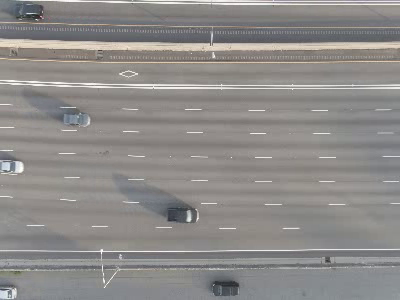
#> input picture frame 8 of dataset_mini/Trafic2.avi, 400 x 300 px
$ jupyter execute 'Segmentation des objets à diferrentes vitesse.ipynb'
#> lines starting #> are read from the running program, lines starting #| are printed output that depends on the picture; after the words box and inside, x2 and y2 are one past the last pixel; in counts of white or black regions, pixels touching at a corner belong together
# 2. Segmentation

## 2.2. Segmentation des objets à différentes vitesses

### 2.2.1. Avec le seuillage

[cell 1]
import numpy as np
import cv2 as cv
import matplotlib.pyplot as plt

#cap = cv.VideoCapture(cv.samples.findFile("PETS09-S2L1-raw.mp4"))
cap = cv.VideoCapture(cv.samples.findFile("dataset_mini/Trafic2.avi"))

ret, frame1 = cap.read()
#> frame1 is the input picture: shape (300, 400, 3); mean B, G, R 137.3, 139.2, 141.7
shape = (frame1.shape[1], frame1.shape[0])
#> shape = (400, 300)
prvs = cv.cvtColor(frame1, cv.COLOR_BGR2GRAY)
lab = np.zeros_like(frame1)

seuil_1 = 70
seuil_2 = 150
kernel = np.ones((11,11),np.uint8) # Noyau

fourcc = cv.VideoWriter_fourcc(*'XVID')
name_result = 'differentes_vitesses_70_150_11'
out = cv.VideoWriter(name_result+'.avi', fourcc, 9.0, (shape[0] * 2, shape[1] * 2))

i = 0

while(1):
    ret, frame2 = cap.read()
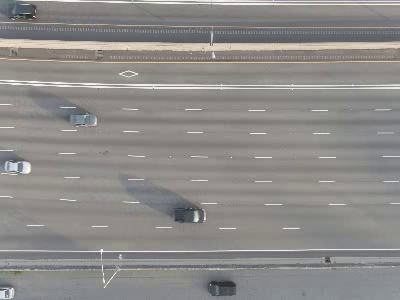
#> input picture frame 9 of dataset_mini/Trafic2.avi, 400 x 300 px
#> frame2 is the input picture: shape (300, 400, 3); mean B, G, R 137.3, 139.1, 141.6
    if ret == False:
        break
    next = cv.cvtColor(frame2, cv.COLOR_BGR2GRAY)
    flow = cv.calcOpticalFlowFarneback(prvs, next, None, 0.5, 3, 10, 5, 7, 1.5, 0)
    mag, ang = cv.cartToPolar(flow[...,0], flow[...,1])
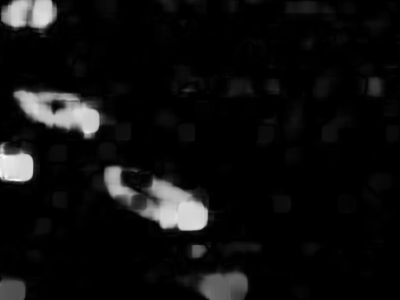
#> mag: shape (300, 400) float32; min 1.56e-10, max 8.68, mean 0.522; drawn with min black and max white
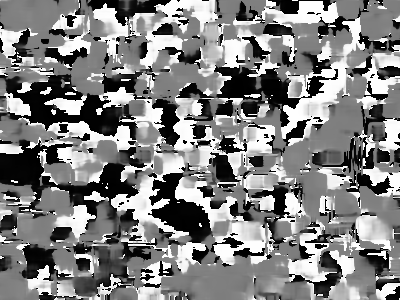
#> ang: shape (300, 400) float32; min 4.16e-06, max 6.28, mean 3.17; drawn with min black and max white
    mag_img = cv.normalize(mag, None, 0, 255, cv.NORM_MINMAX)

    lab[...,0] = 0
    lab[...,1] = 128
    lab[...,2] = 128

    ret, lab[...,0] = cv.threshold(mag_img, seuil_2, 255,cv.THRESH_BINARY)
#> ret = 150
    ret, lab[...,1] = cv.threshold(mag_img,seuil_2,255,cv.THRESH_BINARY)
    lab[...,1]  = np.array([128 if value==0 else value for value in lab[...,1].reshape(shape[0]*shape[1])]).reshape(shape[1], shape[0])
    ret, lab[...,0] = cv.threshold(mag_img,seuil_1,255,cv.THRESH_BINARY)
#> ret = 70
#> lab: shape (300, 400, 3); mean of channels 0, 1, 2 19.5, 133.8, 128
    ret, lab[...,2] = cv.threshold(mag_img,seuil_1,255,cv.THRESH_BINARY)
    lab[...,2]  = np.array([128 if value==0 else value for value in lab[...,2].reshape(shape[0]*shape[1])]).reshape(shape[1], shape[0])

    bgr = cv.cvtColor(lab, cv.COLOR_LAB2BGR)

    opening_1 = cv.morphologyEx(lab[...,1], cv.MORPH_OPEN, kernel) # Ouverture
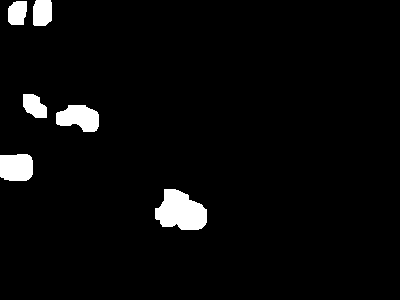
#> opening_1: shape (300, 400); values 128 (black) and 255 (white), 3.7% white; 6 white regions, box (x1, y1, x2, y2) and area: (155, 189, 207, 230) 1530, (56, 105, 99, 132) 848, (0, 154, 33, 181) 826, (33, 0, 52, 26) 461, (23, 94, 47, 118) 424, (8, 1, 27, 25) 395
    closing_1 = cv.morphologyEx(opening_1, cv.MORPH_CLOSE, kernel) # Fermerture
#> closing_1: shape (300, 400); values 128 (black) and 255 (white), 4% white; 4 white regions, box (x1, y1, x2, y2) and area: (155, 189, 207, 230) 1539, (23, 94, 99, 132) 1340, (8, 0, 52, 26) 1073, (0, 154, 33, 181) 835

    opening_2 = cv.morphologyEx(lab[...,2], cv.MORPH_OPEN, kernel) # Ouverture
#> opening_2: shape (300, 400); values 128 (black) and 255 (white), 7.1% white; 7 white regions, largest, box (x1, y1, x2, y2) and area: (146, 180, 208, 231) 2203, (20, 92, 100, 134) 2136, (2, 0, 56, 28) 1319
    closing_2 = cv.morphologyEx(opening_2, cv.MORPH_CLOSE, kernel) # Fermerture
#> closing_2: shape (300, 400); values 128 (black) and 255 (white), 7.2% white; 7 white regions, largest, box (x1, y1, x2, y2) and area: (146, 180, 208, 231) 2245, (20, 92, 100, 134) 2173, (0, 0, 56, 28) 1398

    # Segmentation de l'image originale
    frame2_seg = cv.cvtColor(frame2, cv.COLOR_BGR2RGB)
    frame2_seg[...,0] = np.array([255 if value==255 else frame2_seg[...,0].reshape(shape[0]*shape[1])[index] for index, value in enumerate(closing_1.reshape(shape[0]*shape[1]))]).reshape(shape[1], shape[0])
    frame2_seg[...,2] = np.array([255 if value==255 and frame2_seg[...,0].reshape(shape[0]*shape[1])[index] != 255 else frame2_seg[...,2].reshape(shape[0]*shape[1])[index] for index, value in enumerate(closing_2.reshape(shape[0]*shape[1]))]).reshape(shape[1], shape[0])
    frame2_seg = cv.cvtColor(frame2_seg, cv.COLOR_RGB2BGR)

    # Masque
    masque = closing_1 + closing_2
    masque = cv.cvtColor(masque, cv.COLOR_GRAY2BGR)
#> masque: shape (300, 400, 3)

    height, width, _ = np.array(frame2).shape
#> height = 300; width = 400

    final_1 = np.concatenate((frame2, bgr), axis=1)
    final_2 = np.concatenate((frame2_seg, masque), axis=1)
    final = np.concatenate((final_1, final_2), axis=0)
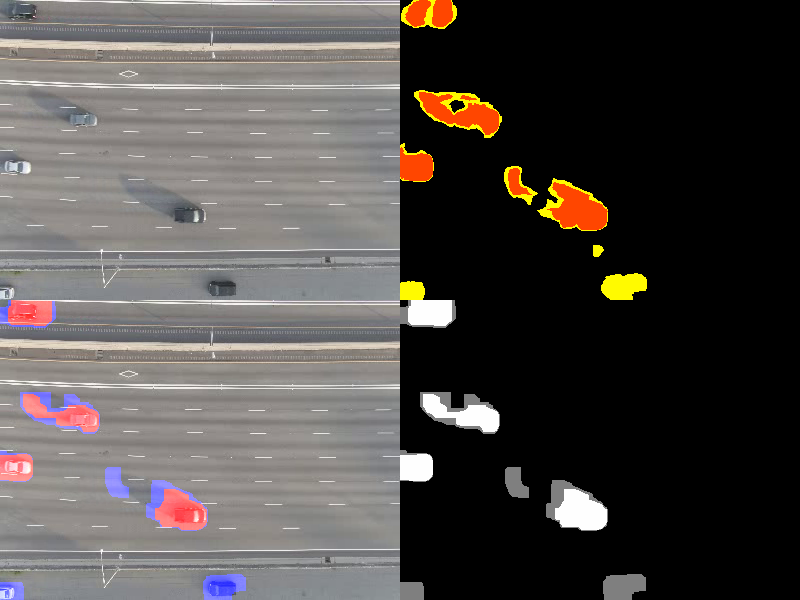
#> final: shape (600, 800, 3); mean B, G, R 73.2, 75.9, 80.5

    cv.imshow('frame2',final)
    out.write(final)

    # Hit 'q' on the keyboard to quit!
    if cv.waitKey(1) & 0xFF == ord('q'):
#> (key q is pressed here)
        break
    #elif k == ord('s'):
        #cv.imwrite('opticalfb.png',frame2)
        #cv.imwrite('opticalhsv.png',bgr)
    if i == 7:
        cv.imwrite(name_result+'.png', final)
    i += 1

    prvs = next

# Release handle to the webcam
cap.release()
out.release()
cv.destroyAllWindows()

### 2.2.1. Avec Kmeans

[cell 2]
import numpy as np
import cv2 as cv
import matplotlib.pyplot as plt
from sklearn.cluster import KMeans

#cap = cv.VideoCapture(cv.samples.findFile("PETS09-S2L1-raw.mp4"))
cap = cv.VideoCapture(cv.samples.findFile("dataset_mini/Trafic2.avi"))

ret, frame1 = cap.read()
shape = (frame1.shape[1], frame1.shape[0])
prvs = cv.cvtColor(frame1, cv.COLOR_BGR2GRAY)
lab = np.zeros_like(frame1)

K = 3
kernel = np.ones((11,11),np.uint8) # Noyau

fourcc = cv.VideoWriter_fourcc(*'XVID')
name_result = 'differentes_vitesses_3_11'
out = cv.VideoWriter(name_result+'.avi', fourcc, 9.0, (shape[0] * 2, shape[1] * 2))

z = 0

while(1):
    ret, frame2 = cap.read()
    if ret == False:
        break
    next = cv.cvtColor(frame2, cv.COLOR_BGR2GRAY)
    flow = cv.calcOpticalFlowFarneback(prvs, next, None, 0.5, 3, 10, 5, 7, 1.5, 0)
    mag, ang = cv.cartToPolar(flow[...,0], flow[...,1])
    mag_img = cv.normalize(mag, None, 0, 255, cv.NORM_MINMAX)

    attempts=20
    criteria = (cv.TERM_CRITERIA_EPS + cv.TERM_CRITERIA_MAX_ITER, 10, 1.0)
    vectorized = np.float32(mag_img.reshape(-1, 1))
    ret, label, center=cv.kmeans(vectorized, K, None, criteria, attempts, cv.KMEANS_PP_CENTERS)
#> ret = 9750201.9; center = [2.93, 190.3, 85.89]
    center_1 = np.uint8(center)
#> center_1 = [2, 190, 85]
    center_2 = np.uint8(center)
#> center_2 = [2, 190, 85]

    lab[...,0] = 0
    lab[...,1] = 128
    lab[...,2] = 128

    # Objets très rapide
    maximum = center_1.max()
#> maximum = 190
    for i, v in enumerate(center_1):
        if v == [maximum]:
            center_1[i] = 255
            center_2[i] = 0
        else:
            center_1[i] = 0
#> this loop made 3 passes
#> v on passes 1 to 3: [2], [190], [85]
#> after the loop, center_1 = [0, 255, 0]; center_2 = [2, 0, 85]

    # Objets moyennement rapide
    maximum = center_2.max()
#> maximum = 85
    for i, v in enumerate(center_2):
        if v == [maximum]:
            center_2[i] = 255
        else:
            if center_1[i] == 255:
                center_2[i] = 255
            else:
                center_2[i] = 0
#> this loop made 3 passes
#> v on passes 1 to 3: [2], [0], [85]
#> after the loop, center_2 = [0, 255, 255]


    res_1 = center_1[label.flatten()]
    lab[...,1] = res_1.reshape((mag_img.shape))
    lab[...,0] = res_1.reshape((mag_img.shape))
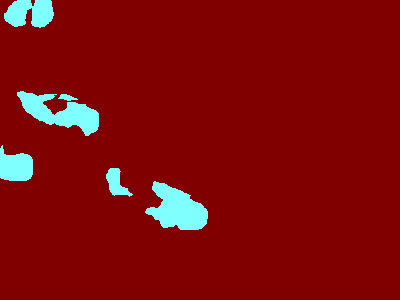
#> lab: shape (300, 400, 3); mean of channels 0, 1, 2 12.6, 12.6, 128; drawn as B, G, R
    lab[...,1]  = np.array([128 if value==0 else value for value in lab[...,1].reshape(shape[0]*shape[1])]).reshape(shape[1], shape[0])

    res_2 = center_2[label.flatten()]
    lab[...,2] = res_2.reshape((mag_img.shape))
    lab[...,0] = res_2.reshape((mag_img.shape))
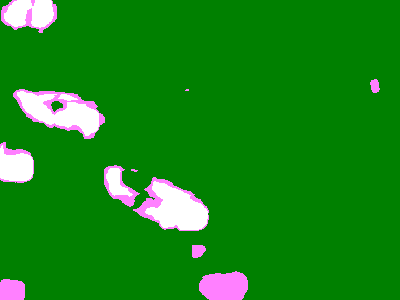
#> lab: shape (300, 400, 3); mean of channels 0, 1, 2 22.3, 134.3, 22.3; drawn as B, G, R
    lab[...,2]  = np.array([128 if value==0 else value for value in lab[...,2].reshape(shape[0]*shape[1])]).reshape(shape[1], shape[0])
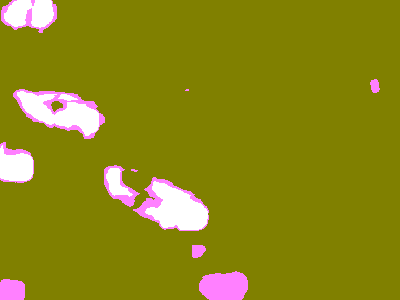
#> lab: shape (300, 400, 3); mean of channels 0, 1, 2 22.3, 134.3, 139.1; drawn as B, G, R

    bgr = cv.cvtColor(lab,cv.COLOR_LAB2BGR)

    opening_1 = cv.morphologyEx(lab[...,1], cv.MORPH_OPEN, kernel) # Ouverture
#> opening_1: shape (300, 400); values 128 (black) and 255 (white), 4.4% white; 7 white regions, largest, box (x1, y1, x2, y2) and area: (154, 184, 207, 230) 1722, (56, 103, 99, 132) 907, (0, 154, 33, 181) 839
    closing_1 = cv.morphologyEx(opening_1, cv.MORPH_CLOSE, kernel) # Fermerture
#> closing_1: shape (300, 400); values 128 (black) and 255 (white), 4.6% white; 5 white regions, box (x1, y1, x2, y2) and area: (154, 184, 207, 230) 1759, (22, 93, 99, 132) 1527, (7, 0, 53, 27) 1140, (0, 154, 33, 181) 854, (108, 169, 120, 190) 244

    opening_2 = cv.morphologyEx(lab[...,2], cv.MORPH_OPEN, kernel) # Ouverture
#> opening_2: shape (300, 400); values 128 (black) and 255 (white), 8.1% white; 7 white regions, largest, box (x1, y1, x2, y2) and area: (17, 90, 102, 137) 2493, (141, 179, 208, 231) 2452, (1, 0, 57, 28) 1392
    closing_2 = cv.morphologyEx(opening_2, cv.MORPH_CLOSE, kernel) # Fermerture
#> closing_2: shape (300, 400); values 128 (black) and 255 (white), 8.4% white; 6 white regions, box (x1, y1, x2, y2) and area: (104, 166, 208, 231) 3224, (17, 90, 102, 137) 2653, (0, 0, 57, 28) 1461, (200, 273, 247, 300) 1177, (0, 144, 34, 182) 1080, (0, 280, 25, 300) 487

    # Segmentation de l'image originale
    frame2_seg = cv.cvtColor(frame2, cv.COLOR_BGR2RGB)
    frame2_seg[...,0] = np.array([255 if value==255 else frame2_seg[...,0].reshape(shape[0]*shape[1])[index] for index, value in enumerate(closing_1.reshape(shape[0]*shape[1]))]).reshape(shape[1], shape[0])
    frame2_seg[...,2] = np.array([255 if value==255 and frame2_seg[...,0].reshape(shape[0]*shape[1])[index] != 255 else frame2_seg[...,2].reshape(shape[0]*shape[1])[index] for index, value in enumerate(closing_2.reshape(shape[0]*shape[1]))]).reshape(shape[1], shape[0])
    frame2_seg = cv.cvtColor(frame2_seg, cv.COLOR_RGB2BGR)

    # Masque
    masque = closing_1 + closing_2
#> masque: shape (300, 400)
    masque = cv.cvtColor(masque, cv.COLOR_GRAY2BGR)
#> masque: shape (300, 400, 3)

    height, width, _ = np.array(frame2).shape

    final_1 = np.concatenate((frame2, bgr), axis=1)
    final_2 = np.concatenate((frame2_seg, masque), axis=1)
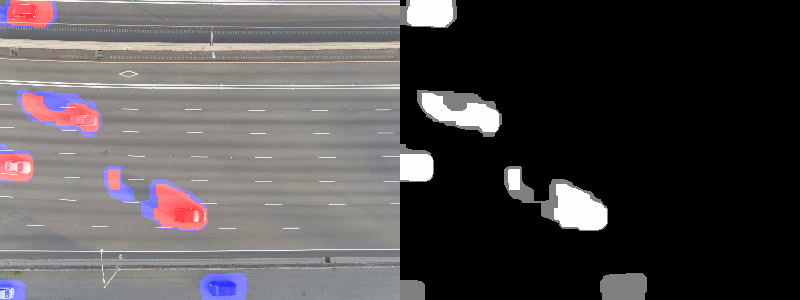
#> final_2: shape (300, 800, 3); mean B, G, R 79.2, 77.8, 82
    final = np.concatenate((final_1, final_2), axis=0)
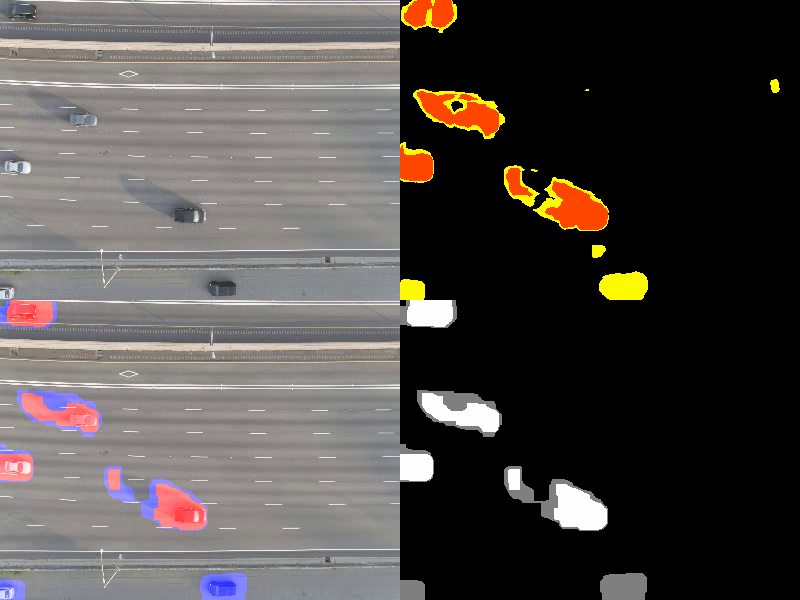
#> final: shape (600, 800, 3); mean B, G, R 73.9, 76.9, 82

    cv.imshow('frame2',final)
    out.write(final)

    # Hit 'q' on the keyboard to quit!
    if cv.waitKey(1) & 0xFF == ord('q'):
#> (key q is pressed here)
        break
    #elif k == ord('s'):
        #cv.imwrite('opticalfb.png',frame2)
        #cv.imwrite('opticalhsv.png',bgr)
    if z == 7:
        cv.imwrite(name_result+'.png', final)
    z += 1

    prvs = next

# Release handle to the webcam
cap.release()
out.release()
cv.destroyAllWindows()

$ run again, starting later in the video
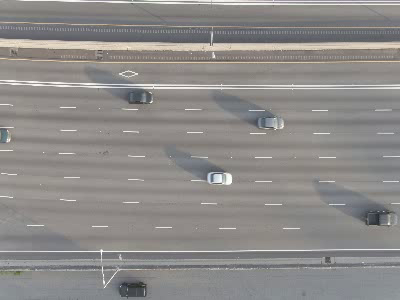
#> input picture frame 36 of dataset_mini/Trafic2.avi, 400 x 300 px
#> frame1 is the input picture: shape (300, 400, 3); mean B, G, R 137.1, 138.9, 141.4
#> `ret, lab[...,0] = cv.threshold(mag_img, seuil_2, 255,cv.THRESH_BINARY)`: ret = 150
#> `ret, lab[...,0] = cv.threshold(mag_img,seuil_1,255,cv.THRESH_BINARY)`: ret = 70
#> `opening_1 = cv.morphologyEx(lab[...,1], cv.MORPH_OPEN, kernel)`:
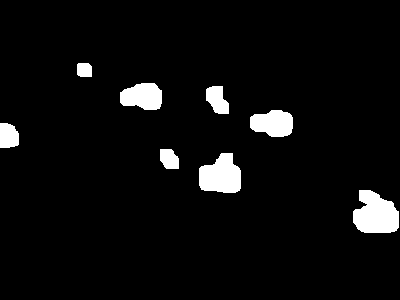
#> opening_1: shape (300, 400); values 128 (black) and 255 (white), 5% white; 8 white regions, largest, box (x1, y1, x2, y2) and area: (353, 190, 399, 233) 1494, (199, 153, 241, 193) 1282, (250, 110, 293, 137) 917
#> `ret, label, center=cv.kmeans(vectorized, K, None, criteria, attempts, ..`: ret = 10957035.2; center = [3.27, 181.4, 85.24]
#> `center_1 = np.uint8(center)`: center_1 = [3, 181, 85]
#> `maximum = center_1.max()`: maximum = 181
#> the loop `for i, v in enumerate(center_1):` made 3 passes
#> v on passes 1 to 3: [3], [181], [85]
#> after the loop `for i, v in enumerate(center_1):`: center_1 = [0, 255, 0]; center_2 = [3, 0, 85]
#> `maximum = center_2.max()`: maximum = 85
#> the loop `for i, v in enumerate(center_2):` made 3 passes
#> v on passes 1 to 3: [3], [0], [85]
#> after the loop `for i, v in enumerate(center_2):`: center_2 = [0, 255, 255]
#> `final = np.concatenate((final_1, final_2), axis=0)`:
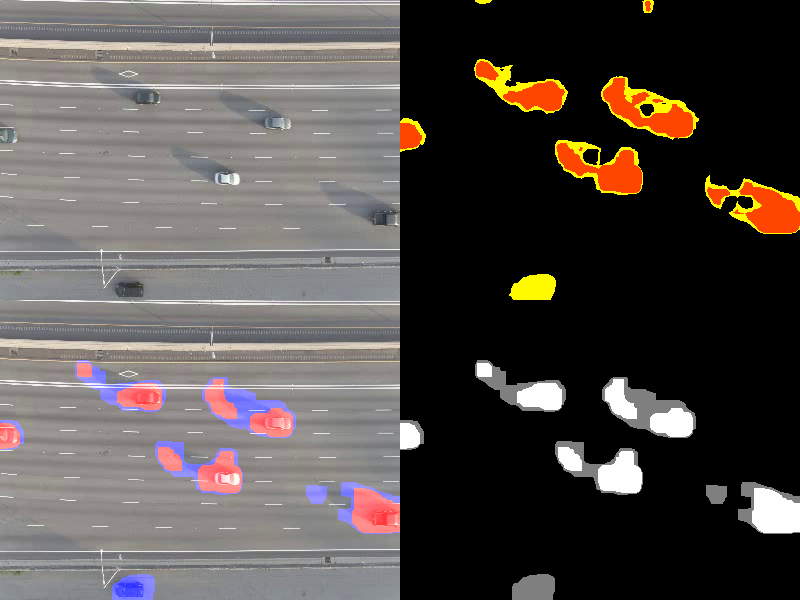
#> final: shape (600, 800, 3); mean B, G, R 75.2, 78.6, 84.9

$ run again, starting later in the video
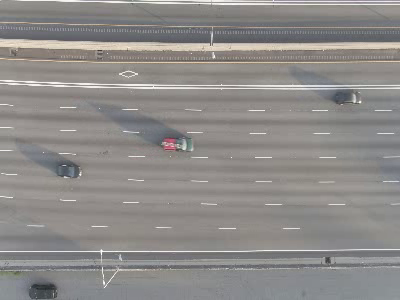
#> input picture frame 64 of dataset_mini/Trafic2.avi, 400 x 300 px
#> frame1 is the input picture: shape (300, 400, 3); mean B, G, R 137.1, 139.1, 141.7
#> `ret, lab[...,0] = cv.threshold(mag_img, seuil_2, 255,cv.THRESH_BINARY)`: ret = 150
#> `ret, lab[...,0] = cv.threshold(mag_img,seuil_1,255,cv.THRESH_BINARY)`: ret = 70
#> `ret, label, center=cv.kmeans(vectorized, K, None, criteria, attempts, ..`: ret = 8442055.3; center = [2.68, 159.6, 73.88]
#> `center_1 = np.uint8(center)`: center_1 = [2, 159, 73]
#> `maximum = center_1.max()`: maximum = 159
#> the loop `for i, v in enumerate(center_1):` made 3 passes
#> v on passes 1 to 3: [2], [159], [73]
#> after the loop `for i, v in enumerate(center_1):`: center_1 = [0, 255, 0]; center_2 = [2, 0, 73]
#> `maximum = center_2.max()`: maximum = 73
#> the loop `for i, v in enumerate(center_2):` made 3 passes
#> v on passes 1 to 3: [2], [0], [73]
#> after the loop `for i, v in enumerate(center_2):`: center_2 = [0, 255, 255]
#> `final = np.concatenate((final_1, final_2), axis=0)`:
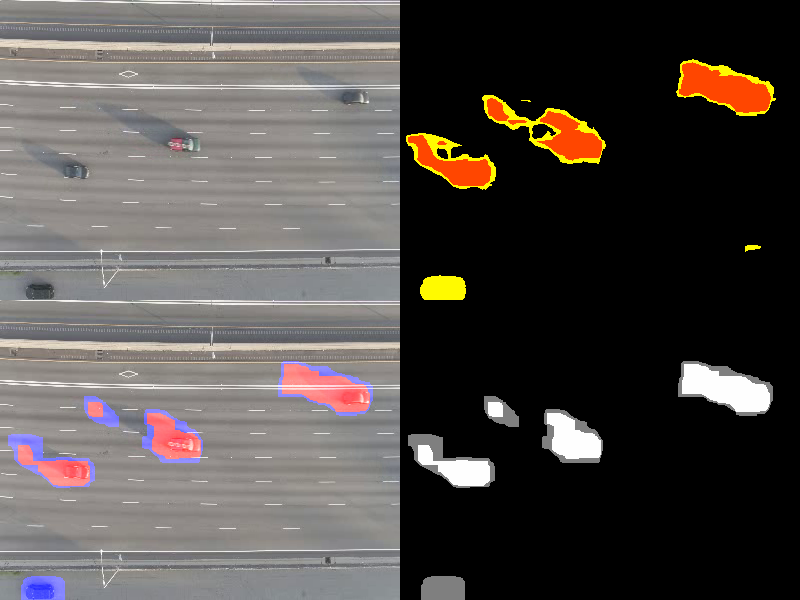
#> final: shape (600, 800, 3); mean B, G, R 73.9, 76.9, 82.3
